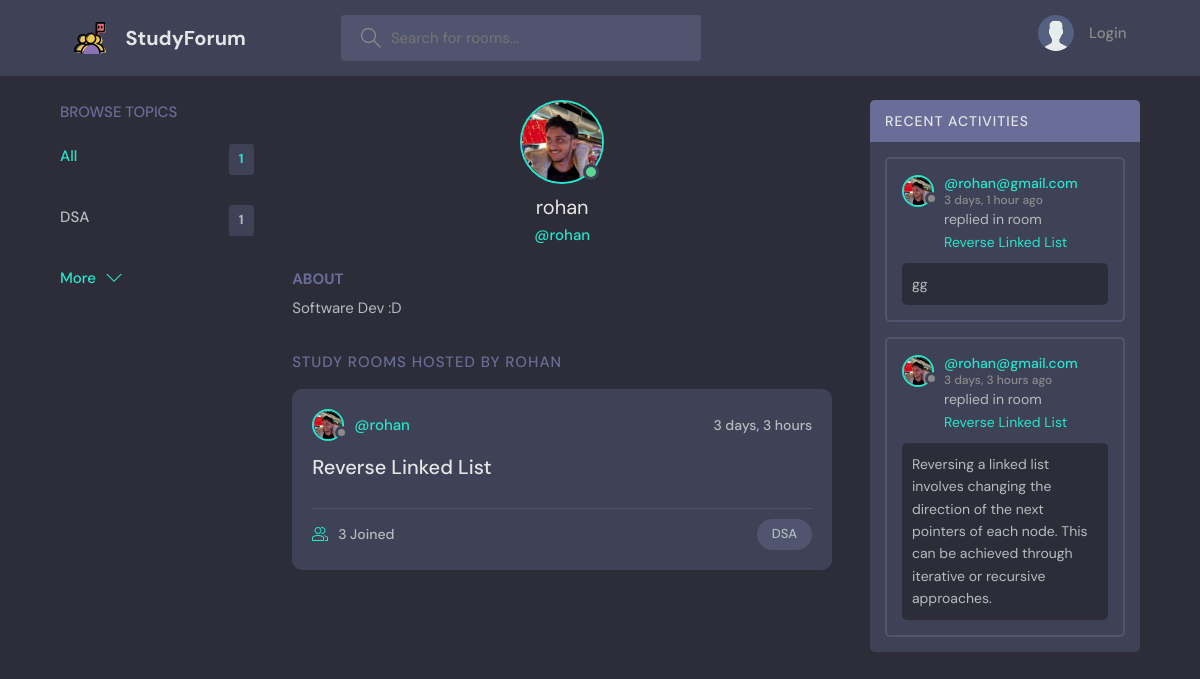
Page /profile/1/ on the earlier database version.
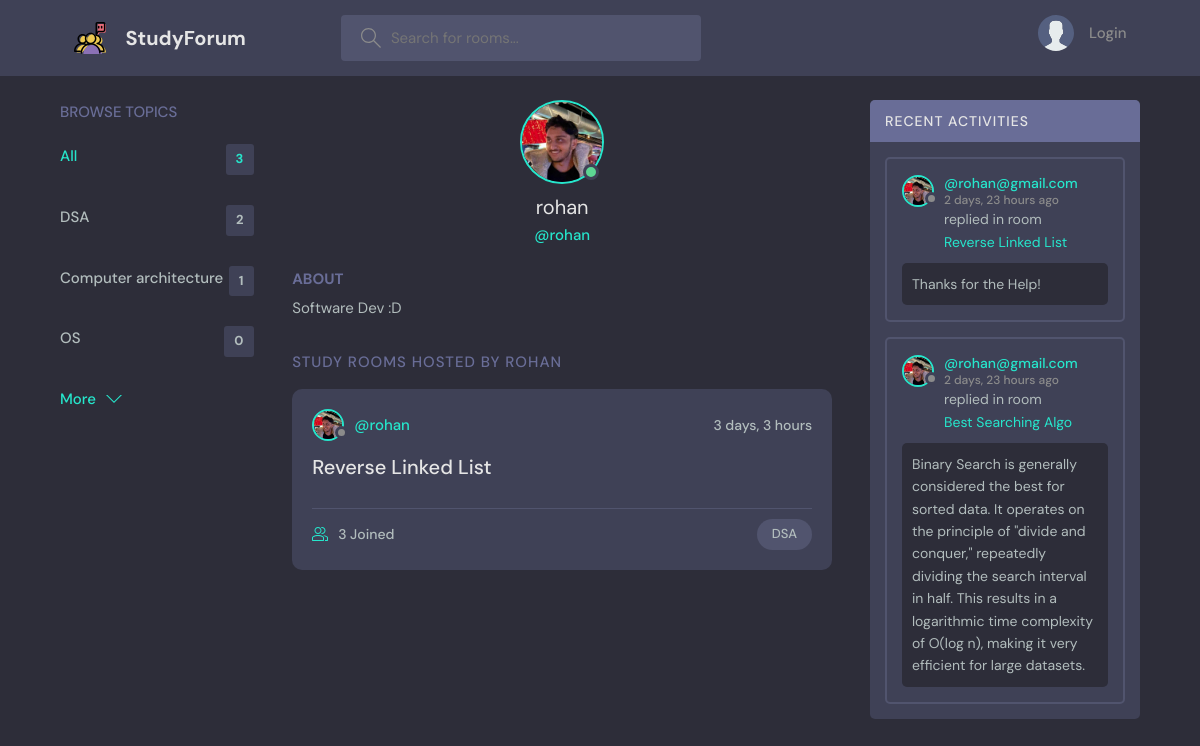
Same page on the later database version.
### base/models.py (models this page shows, shortened)
class Topic(models.Model):
     name = models.CharField(max_length = 200)

class User(AbstractUser):
    name = models.CharField(max_length=200, null=True)
    email = models.EmailField(unique=True, null=True)
    bio = models.TextField(null=True)
    avatar = models.ImageField(null=True,default="avatar.svg")
    USERNAME_FIELD = 'email'
    REQUIRED_FIELDS = []

class Room(models.Model):
    host = models.ForeignKey(User, on_delete = models.SET_NULL, null = True)
    topic = models.ForeignKey(Topic, on_delete = models.SET_NULL, null = True)
    name = models.CharField(max_length=200)
    description = models.TextField(null=True, blank=True)
    participants = models.ManyToManyField(User,related_name='participants',blank=True)
    updated = models.DateTimeField(auto_now=True)
    created = models.DateTimeField(auto_now_add=True)
    class Meta:
         ordering = ['-updated','-created']
    def __str__(self):
        return self.name

class Message(models.Model):
        user = models.ForeignKey(User, on_delete = models.CASCADE)
        room = models.ForeignKey(Room, on_delete = models.CASCADE)
        body = models.TextField()
        updated = models.DateTimeField(auto_now = True)
        created = models.DateTimeField(auto_now_add = True)
        class Meta:
         ordering = ['-updated','-created']

### base/views.py (the view)
# urls.py: path('profile/<str:pk>/', views.userProfile, name="user-profile"),
def userProfile(request,pk):
    user = User.objects.get(id=pk)
    rooms = user.room_set.all()
    room_messages = user.message_set.all()
    topics = Topic.objects.all()
    context = {'user':user,'rooms':rooms, 'room_messages':room_messages,'topics':topics}
    return render(request, 'base/profile.html' , context)

### base/templates/base/profile.html (shortened to what this page needs)
{% extends 'main.html' %}
{% block content %}
  <main class="profile-page layout layout--3">
    <div class="container">
      {% include 'base/topics_component.html' %}
      <div class="roomList">
        <div class="profile">
          <div class="profile__avatar">
            <div class="avatar avatar--large active">
              <img src="{{user.avatar.url}}" />
            </div>
          </div>
          <div class="profile__info">
            <h3>{{user.username}}</h3>
            <p>@{{user.username}}</p>
          </div>
          <div class="profile__about">
            <h3>About</h3>
            <p>
              {{user.bio}}
            </p>
          </div>
        </div>
        <div class="roomList__header">
          <div>
            <h2>Study Rooms Hosted by {{user.username}}</a>
            </h2>
          </div>
        </div>
        {% include 'base/feed_component.html' %}
      </div>
      {% include 'base/activity_component.html' %}
    </div>
  </main>
{% endblock content %}

### templates/main.html (shortened to what this page needs)
<!DOCTYPE html>
{% load static %}
<html lang="en">
  <head>
    <link rel="stylesheet" href="{% static 'styles/style.css' %}" />
  </head>
  <body>
    {% include 'navbar.html' %}
    {% block content %}
    {% endblock %}
  </body>
</html>

### templates/navbar.html (shortened to what this page needs)
{% load static %}
<header class="header header--loggedIn">
      <div class="container">
        <a href="{% url 'home' %}" class="header__logo">
          <img src="{% static 'images/Study_LOGO.svg' %}" />
          <h1>StudyForum</h1>
        </a>
        <form class="header__search" method="GET" accept="{% url 'home' %}">
          <label>
            <input name="q" placeholder="Search for rooms..." />
          </label>
        </form>
        <nav class="header__menu">
            {% if request.user.is_authenticated %}
          <div class="header__user">
            <a href="{% url 'update-user' %}">
              <div class="avatar avatar--medium active">
                <img src="{{request.user.avatar.url}}" />
              </div>
              <p>{{request.user.username}} <span>@{{request.user.username}}</span></p>
            </a>
            <button class="dropdown-button">
              <svg version="1.1" xmlns="http://www.w3.org/2000/svg" width="32" height="32" viewBox="0 0 32 32">
                <title>chevron-down</title>
                <path d="M16 21l-13-13h-3l16 16 16-16h-3l-13 13z"></path>
              </svg>
            </button>
          </div>
          {% else %}
          <a href="{% url 'login' %}">
            <img src="{% static 'images/avatar.svg' %}" />
            <p>Login</p>
          </a>
          {% endif %}
        </nav>
      </div>
    </header>

### base/templates/base/topics_component.html
<div class="topics">
          <div class="topics__header">
            <h2>Browse Topics</h2>
          </div>
          <ul class="topics__list">
            <li>
              <a href="{% url 'home' %}" class="active">All <span>{{topics.count}}</span></a>
            </li>
            {% for topic in topics %}
            <li>
              <a href="{% url 'home' %}?q={{topic.name}}">{{topic.name}} <span>{{topic.room_set.all.count}}</span></a>
            </li>
            {% endfor %}
          </ul>
          <a class="btn btn--link" href="{% url 'topics' %}">
            More
            <svg version="1.1" xmlns="http://www.w3.org/2000/svg" width="32" height="32" viewBox="0 0 32 32">
              <title>chevron-down</title>
              <path d="M16 21l-13-13h-3l16 16 16-16h-3l-13 13z"></path>
            </svg>
          </a>
        </div>

### base/templates/base/feed_component.html (shortened to what this page needs)
{% for room in rooms %}
<div class="roomListRoom">
            <div class="roomListRoom__header">
              <a href="{% url 'user-profile' room.host.id %}" class="roomListRoom__author">
                <div class="avatar avatar--small">
                  <img src="{{room.host.avatar.url}}" />
                </div>
                <span>@{{room.host.username}}</span>
              </a>
              <div class="roomListRoom__actions">
                <span>{{room.created|timesince}}</span>
              </div>
            </div>
            <div class="roomListRoom__content">
              <a href="{% url 'room' room.id %}">{{room.name}}</a>
            </div>
            <div class="roomListRoom__meta">
              <a href="{% url 'room' room.id %}" class="roomListRoom__joined">
                {{room.participants.all.count}} Joined
              </a>
              <p class="roomListRoom__topic">{{room.topic.name}}</p>
            </div>
          </div>
          {% endfor %}

### base/templates/base/activity_component.html (shortened to what this page needs)
<div class="activities">
          <div class="activities__header">
            <h2>Recent Activities</h2>
          </div>
          {% for message in room_messages %}
          <div class="activities__box">
            <div class="activities__boxHeader roomListRoom__header">
              <a href="{% url 'user-profile' message.user.id %}" class="roomListRoom__author">
                <div class="avatar avatar--small">
                  <img src="{{message.user.avatar.url}}" />
                </div>
                <p>
                  @{{message.user}}
                  <span>{{message.created|timesince}} ago</span>
                </p>
              </a>
            </div>
            <div class="activities__boxContent">
              <p>replied in room <a href="{% url 'room' message.room.id %}">{{message.room}}</a></p>
              <div class="activities__boxRoomContent">
                {{message.body}}
              </div>
            </div>
          </div>
          {% endfor %}
        </div>

Differences in the rows shown:
removed Message: user.avatar (picture), user "rohan@gmail.com", created "3 days, 1 hour", room "Reverse Linked List", body "gg"
removed Message: user.avatar (picture), user "rohan@gmail.com", created "3 days, 3 hours", room "Reverse Linked List", body "Reversing a linked list involves changing the direction of the next pointers of each node. This can be achieved through iterative or recursive approaches."
computed for Topic "DSA": room_set.all.count "1" → "2"
added Topic: name "Computer architecture", room_set.all.count "1"
added Topic: name "OS", room_set.all.count "0"
added Message: user.avatar (picture), user "rohan@gmail.com", created "2 days, 23 hours", room "Reverse Linked List", body "Thanks for the Help!"
added Message: user.avatar (picture), user "rohan@gmail.com", created "2 days, 23 hours", room "Best Searching Algo", body "Binary Search is generally considered the best for sorted data. It operates on the principle of \"divide and conquer,\" repeatedly dividing the search interval in half. This results in a logarithmic time complexity of O(log n), making it very efficient for large datasets."
Other differences:
{{ topics.count }}: "1" → "3"
